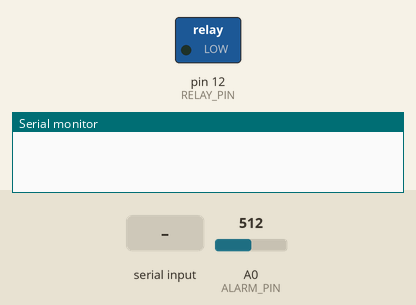
Bench run of a sketch on a simulated Arduino Uno, built with avr-gcc and run on an emulated ATmega328P. Shown: switched loads named in the sketch (green lamp = pin HIGH), the last lines printed to the serial monitor. Dashed ring = blinking. The test bench sets the inputs (shaded band); at power-on: A0 (ALARM_PIN) = 512.

Above: at 1.2 s.
1.3 s: "T" received over Serial
At 2.7 s:
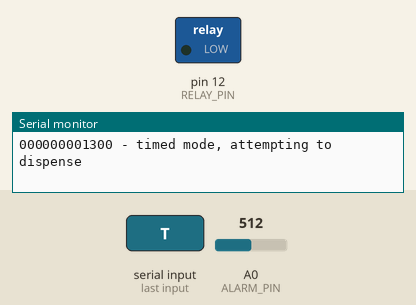
10.3 s: "A" received over Serial
Timing chart, 0 to 13.9 s (numbered marks = the images above; inputs shaded):
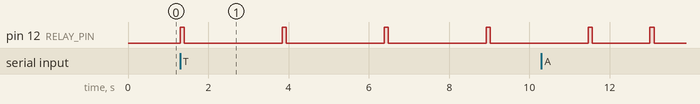

The sketch:

shield_sketch.ino
```cpp
#include <stdint.h>


// Relay control constants ////////////////////////////////////////////////
const int RELAY_PIN = 12;    // The +control terminal of the SSR is soldered to pin D12 of the shield

const int PERIOD_MS = 2000;  // Repetition period during timed mode [milliseconds]
const int RELAY_ON_MS = 100; // How long to leave relay on [ms]
///////////////////////////////////////////////////////////////////////////


// Alarm signal sampling constants ////////////////////////////////////////
const int ALARM_PIN = 0;  // The alarm line is soldered to pin A0 of the shield

const int SAMPLING_DELAY_MS  = 1260;  // How long [ms] to delay before reading alarm line
// On dispensers tested so far, the alarm signal, if any, will start 1250 ms after the
// activation signal that initiates the first attempt to dispense.

const int SAMPLING_WINDOW_MS = 130;   // How long [ms] to sample alarm line after delay
// On dispensers tested so far, the alarm signal lasts for 150 ms.

// Choosing 1260 and 130 ms for these values means we'll sample just the middle 130 ms
// of the possible alarm period, with 10 ms buffers of unsampled time at the start and
// end of that period.


// Possible states for dispense status indicator
const char UNTRIED     = 'U';  // Before first attempt to dispense
const char IN_PROGRESS = 'I';  // After dispense attempt and before reading alarm line
const char FAILURE     = 'F';  // Alarm line indicated a failure to dispense
const char SUCCESS     = 'S';  // No signal on alarm line after dispense attempt
///////////////////////////////////////////////////////////////////////////


// Global flag that gets updated to track the status of dispense operations.
char dispense_status = UNTRIED;

char out_str[70]; // For use when formatting output strings with sprintf()
bool interactive = true;   // If false, start in timed mode


void setup() {
  Serial.begin(9600, SERIAL_8N1); // 8N1 is the default: 8 data bits, no parity, one stop bit
  pinMode(RELAY_PIN, OUTPUT);
}

void report_status() {
    sprintf(out_str, "Status: %c", dispense_status);
    Serial.println(out_str);
}

void attempt_dispense() {
  // Because this Arduino sketch only does one thing, it's fine to use delay()
  // and block execution while the dispense and alarm checking proceed.

  // This funtionality could be rewritten later in a non-blocking way, if necessary.
  // In that case, this example could be useful:
  // https://www.arduino.cc/en/Tutorial/BlinkWithoutDelay


  // If using a non-blocking approach, record activation time in millis
  //uint32_t activation_time = millis();

  dispense_status = IN_PROGRESS;
  digitalWrite(RELAY_PIN, HIGH);
  delay(RELAY_ON_MS);
  digitalWrite(RELAY_PIN, LOW);

  // Wait until alarm signal, if any, is available to read.
  // Dispenser activates when control line is grounded, not when it is released
  // from ground, so subtract the relay-on duration to get the correct additional delay.
  delay(SAMPLING_DELAY_MS - RELAY_ON_MS);

  uint32_t sampling_start_ms = millis();
  uint32_t curr_ms = millis();
  uint16_t aval; // analog value

  // Variables that record the number of samples and sum the sample values,
  // both during the alarm window and after, when the signal returns to normal.
  uint16_t n_samp_alarm = 0;
  uint16_t n_samp_normal = 0;
  uint32_t alarm_window_sum = 0;
  uint32_t normal_window_sum = 0;

  //Serial.println("\n\n\nDuring alarm signal window:\n");
  while((curr_ms - sampling_start_ms) < SAMPLING_WINDOW_MS) {
    curr_ms = millis();
    aval = analogRead(ALARM_PIN);
    alarm_window_sum += aval;
    n_samp_alarm++;
    //Serial.println(aval);

    //sprintf(out_str, "sample_t = %d, analog value = %d\n", curr_ms-sampling_start_ms, aval);
    //Serial.write(out_str);
  }

  delay(20); // Delay for the remaining 10 ms of alarm period, and 10 more ms into the post-alarm period
  //Serial.println("\nAfter alarm signal window:\n");

  sampling_start_ms = millis();
  curr_ms = millis();
  while((curr_ms - sampling_start_ms) < SAMPLING_WINDOW_MS) {
    curr_ms = millis();
    aval = analogRead(ALARM_PIN);

    normal_window_sum += aval;
    n_samp_normal++;
    //Serial.println(aval);

    //sprintf(out_str, "sample_t = %d, analog value = %d\n", curr_ms-sampling_start_ms, aval);
    //Serial.write(out_str);
  }

  // String operations are slow, so more data points can be sampled if we
  // wait until all the sampling is done before we try to print any output.
  //sprintf(out_str, "During: %05u samples, sum = %012lu", n_samp_alarm, alarm_window_sum);
  //Serial.println(out_str);
  //sprintf(out_str, "After:  %05u samples, sum = %012lu", n_samp_normal, normal_window_sum);
  //Serial.println(out_str);

  // Set flag indicating success or failure of dispense attempt
  //
  if((alarm_window_sum / n_samp_alarm) < 2) {
    dispense_status = FAILURE;
  } else {
    dispense_status = SUCCESS;
  }
}


char poll_serial() {
  char input_char = '\0';
  if (Serial.available() > 0)
    input_char = Serial.read();

  // If it's a lowercase letter, convert to uppercase
  if ('a' <= input_char && input_char <= 'z')
    input_char = 'A' + (input_char - 'a');

  return input_char;
}


void process_command(char cmd_char) {
  // Given a command character, run the appropriate function

  switch (cmd_char) {
    case '\0':
      // Null character means no input command to process
    break;

    case 'A':
      attempt_dispense();
    break;

    case 'S':
      report_status();
    break;

    case 'T': // Toggle between interactive and timed modes of operation
      if (interactive)
        interactive = false;
      else
        interactive = true;
    break;

    default:
      sprintf(out_str, "Unrecognized command char: '%c'\n", cmd_char);
      Serial.write(out_str);
  }
}


void loop() {
  char input_char = poll_serial();
  if (input_char) {
    process_command(input_char);
  }

  if (!interactive) { // If we're in timed mode, just run this simple sequence:
    //Serial.println("Running in timed mode. Send 'T' to toggle into interactive mode.");
    sprintf(out_str, "%012lu - timed mode, attempting to dispense\n", millis());
    Serial.write(out_str);
    attempt_dispense();
    report_status();
    delay(1000);

    // These delays block execution, so one may have to wait almost a full PERIOD_MS
    // between sending the mode toggle signal to the Arduino and it taking effect.
    // TODO: rewrite as non-blocking
  }
}
```

Measured:
- after the input at 1.3 s, pin 12 (RELAY_PIN): alternates HIGH for 0.10 s and LOW for 2.4 s, starting at once
